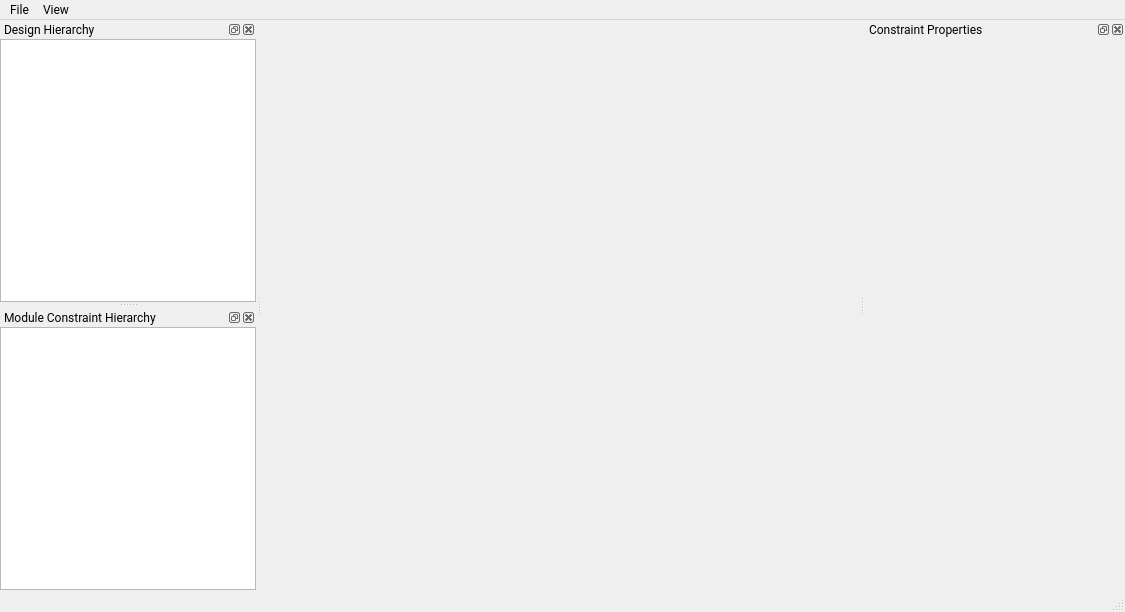
<?xml version="1.0" encoding="UTF-8"?>
<ui version="4.0">
 <class>MainWindow</class>
 <widget class="QMainWindow" name="MainWindow">
  <property name="geometry">
   <rect>
    <x>0</x>
    <y>0</y>
    <width>1125</width>
    <height>612</height>
   </rect>
  </property>
  <property name="font">
   <font>
    <family>Roboto</family>
   </font>
  </property>
  <property name="windowTitle">
   <string>Hammer IRView</string>
  </property>
  <property name="documentMode">
   <bool>false</bool>
  </property>
  <property name="tabShape">
   <enum>QTabWidget::TabShape::Rounded</enum>
  </property>
  <property name="dockOptions">
   <set>QMainWindow::DockOption::AllowTabbedDocks|QMainWindow::DockOption::AnimatedDocks|QMainWindow::DockOption::VerticalTabs</set>
  </property>
  <property name="unifiedTitleAndToolBarOnMac">
   <bool>false</bool>
  </property>
  <widget class="QWidget" name="centralwidget">
   <layout class="QHBoxLayout" name="horizontalLayout">
    <property name="spacing">
     <number>0</number>
    </property>
    <property name="leftMargin">
     <number>0</number>
    </property>
    <property name="topMargin">
     <number>0</number>
    </property>
    <property name="rightMargin">
     <number>0</number>
    </property>
    <property name="bottomMargin">
     <number>0</number>
    </property>
    <item>
     <widget class="QTabWidget" name="tabs">
      <property name="currentIndex">
       <number>-1</number>
      </property>
      <property name="documentMode">
       <bool>true</bool>
      </property>
      <property name="tabsClosable">
       <bool>true</bool>
      </property>
      <property name="movable">
       <bool>true</bool>
      </property>
     </widget>
    </item>
   </layout>
  </widget>
  <widget class="QMenuBar" name="menubar">
   <property name="geometry">
    <rect>
     <x>0</x>
     <y>0</y>
     <width>1125</width>
     <height>21</height>
    </rect>
   </property>
   <widget class="QMenu" name="menuFile">
    <property name="title">
     <string>File</string>
    </property>
    <addaction name="actionOpenYml"/>
    <addaction name="actionOpenSram"/>
   </widget>
   <widget class="QMenu" name="menuView">
    <property name="title">
     <string>View</string>
    </property>
    <addaction name="actionRenderHierarchical"/>
    <addaction name="actionAssign_LEFs"/>
    <addaction name="actionViewZoomToFit"/>
   </widget>
   <addaction name="menuFile"/>
   <addaction name="menuView"/>
  </widget>
  <widget class="QStatusBar" name="statusbar"/>
  <widget class="QDockWidget" name="dockHierarchy">
   <property name="minimumSize">
    <size>
     <width>140</width>
     <height>106</height>
    </size>
   </property>
   <property name="floating">
    <bool>false</bool>
   </property>
   <property name="features">
    <set>QDockWidget::DockWidgetFeature::DockWidgetClosable|QDockWidget::DockWidgetFeature::DockWidgetFloatable|QDockWidget::DockWidgetFeature::DockWidgetMovable</set>
   </property>
   <property name="windowTitle">
    <string>Design Hierarchy</string>
   </property>
   <attribute name="dockWidgetArea">
    <number>1</number>
   </attribute>
   <widget class="QWidget" name="dockWidgetContents">
    <layout class="QGridLayout" name="gridLayout">
     <property name="leftMargin">
      <number>0</number>
     </property>
     <property name="topMargin">
      <number>0</number>
     </property>
     <property name="rightMargin">
      <number>0</number>
     </property>
     <property name="bottomMargin">
      <number>0</number>
     </property>
     <item row="0" column="0">
      <widget class="QTreeView" name="designHierarchyTree">
       <property name="expandsOnDoubleClick">
        <bool>false</bool>
       </property>
      </widget>
     </item>
    </layout>
   </widget>
  </widget>
  <widget class="QDockWidget" name="dockProperties">
   <property name="minimumSize">
    <size>
     <width>260</width>
     <height>34</height>
    </size>
   </property>
   <property name="windowTitle">
    <string>Constraint Properties</string>
   </property>
   <attribute name="dockWidgetArea">
    <number>2</number>
   </attribute>
   <widget class="QWidget" name="dockPropertiesContent">
    <layout class="QGridLayout" name="gridLayout_3">
     <property name="leftMargin">
      <number>0</number>
     </property>
     <property name="topMargin">
      <number>0</number>
     </property>
     <property name="rightMargin">
      <number>0</number>
     </property>
     <property name="bottomMargin">
      <number>0</number>
     </property>
    </layout>
   </widget>
  </widget>
  <widget class="QDockWidget" name="dockModuleHierarchy">
   <property name="minimumSize">
    <size>
     <width>140</width>
     <height>106</height>
    </size>
   </property>
   <property name="allowedAreas">
    <set>Qt::DockWidgetArea::AllDockWidgetAreas</set>
   </property>
   <property name="windowTitle">
    <string>Module Constraint Hierarchy</string>
   </property>
   <attribute name="dockWidgetArea">
    <number>1</number>
   </attribute>
   <widget class="QWidget" name="dockWidgetContents_2">
    <layout class="QGridLayout" name="gridLayout_2">
     <property name="leftMargin">
      <number>0</number>
     </property>
     <property name="topMargin">
      <number>0</number>
     </property>
     <property name="rightMargin">
      <number>0</number>
     </property>
     <property name="bottomMargin">
      <number>0</number>
     </property>
     <item row="0" column="0">
      <widget class="QTreeView" name="moduleHierarchyTree">
       <property name="textElideMode">
        <enum>Qt::TextElideMode::ElideMiddle</enum>
       </property>
      </widget>
     </item>
    </layout>
   </widget>
  </widget>
  <action name="actionOpenYml">
   <property name="text">
    <string>Open YML...</string>
   </property>
  </action>
  <action name="actionRenderHierarchical">
   <property name="checkable">
    <bool>true</bool>
   </property>
   <property name="text">
    <string>Render Hierarchical Blocks</string>
   </property>
  </action>
  <action name="actionOpenSram">
   <property name="text">
    <string>Load LEFs from SRAM Compiler...</string>
   </property>
  </action>
  <action name="actionAssign_LEFs">
   <property name="text">
    <string>Assign LEFs...</string>
   </property>
  </action>
  <action name="actionViewZoomToFit">
   <property name="text">
    <string>Zoom to Fit Module</string>
   </property>
  </action>
 </widget>
 <resources/>
 <connections/>
</ui>
